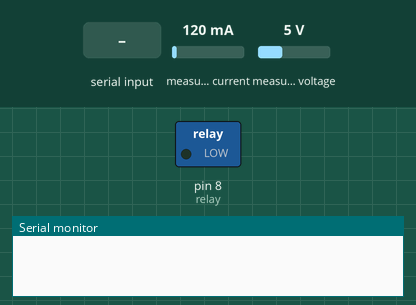
Simulated run of this sketch. Board: Arduino Uno, built with avr-gcc and run on an emulated ATmega328P. On the bench: switched loads named in the sketch (green lamp = pin HIGH), the last lines printed to the serial monitor. Wiring (inferred from the names in the program): INA219 current sensor at I2C address 0x45. The inputs (shaded band) are chosen by the test bench; at power-on: measured current 120 mA, measured voltage 5 V.

Above: at 4.2 s.
4.3 s: "a" received over Serial
At 5.5 s:
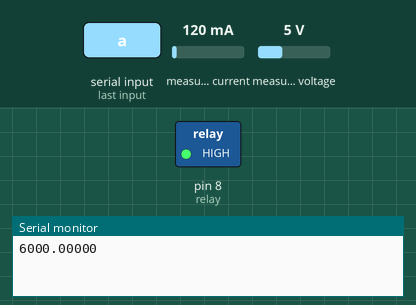
5.8 s: "b" received over Serial
At 6.9 s:
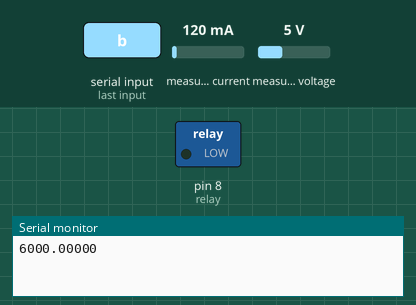
Timing chart, 0 to 8.8 s (numbered marks = the images above; inputs shaded):
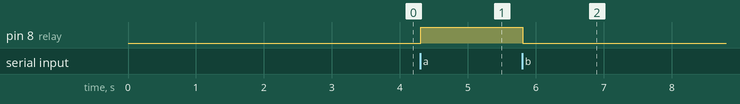

The sketch:

wattMeter_relay.ino
```cpp
#include <Wire.h>
#include "DFRobot_INA219.h"
#include <SoftwareSerial.h>


/**
 * @fn DFRobot_INA219_IIC
 * @brief pWire I2C controller pointer
 * @param i2caddr  I2C address
 * @n INA219_I2C_ADDRESS1  0x40   A0 = 0  A1 = 0
 * @n INA219_I2C_ADDRESS2  0x41   A0 = 1  A1 = 0
 * @n INA219_I2C_ADDRESS3  0x44   A0 = 0  A1 = 1
 * @n INA219_I2C_ADDRESS4  0x45   A0 = 1  A1 = 1
  */
DFRobot_INA219_IIC     ina219(&Wire, INA219_I2C_ADDRESS4);

// Revise the following two paramters according to actual reading of the INA219 and the multimeter
// for linearly calibration
float ina219Reading_mA = 1000;
float extMeterReading_mA = 1000;

//relay
int relay = 8;
char cmd;

int ParkID = 0;


void wattMeter()
{
    Serial.println(ina219.getPower_mW(), 5);
}


void setup()
{
    Serial.begin(9600);
    delay(2000);

    //Initialize the sensor
    while(ina219.begin() != true) {
        Serial.println("INA219 begin faild");
        delay(2000);
    }

    //Linear calibration
    ina219.linearCalibrate(/*The measured current before calibration*/ina219Reading_mA, /*The current measured by other current testers*/extMeterReading_mA);

    //relay
    pinMode(relay,OUTPUT);
    delay(1000);
}

void loop() {
  while(Serial.available() <= 0){
    delay(100);
  }
  cmd = Serial.read();
  if(cmd == 'a'){
    digitalWrite (relay,HIGH);
    wattMeter();
  }
  if(cmd == 'b'){
    digitalWrite(relay, LOW);
  }
}
```

Measured:
- after the input at 4.3 s, pin 8 (relay): LOW → HIGH at once
- after the input at 5.8 s, pin 8 (relay): HIGH → LOW at once
